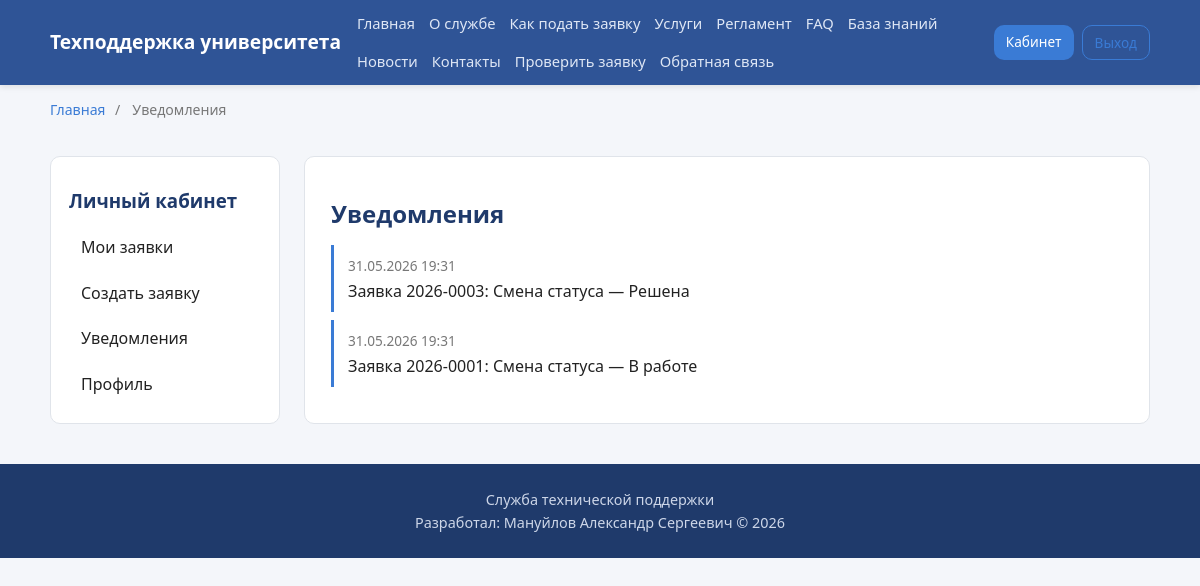
The app's page /cabinet/notifications (signed in) with its own data.
### app/models.py (models this page shows, shortened)
class TicketHistory(db.Model):
    __tablename__ = "ticket_history"
    id = db.Column(db.Integer, primary_key=True)
    action = db.Column(db.String(100), nullable=False)
    old_value = db.Column(db.String(255))
    new_value = db.Column(db.String(255))
    created_at = db.Column(db.DateTime, default=datetime.utcnow)
    ticket_id = db.Column(db.Integer, db.ForeignKey("tickets.id"), nullable=False)
    user_id = db.Column(db.Integer, db.ForeignKey("users.id"))
    ticket = db.relationship("Ticket", back_populates="history")

class Ticket(db.Model):
    __tablename__ = "tickets"
    id = db.Column(db.Integer, primary_key=True)
    number = db.Column(db.String(20), unique=True, nullable=False, index=True)
    title = db.Column(db.String(200), nullable=False)
    description = db.Column(db.Text, nullable=False)
    created_at = db.Column(db.DateTime, default=datetime.utcnow)
    updated_at = db.Column(db.DateTime, default=datetime.utcnow, onupdate=datetime.utcnow)
    closed_at = db.Column(db.DateTime)
    author_id = db.Column(db.Integer, db.ForeignKey("users.id"), nullable=False)
    assignee_id = db.Column(db.Integer, db.ForeignKey("users.id"))
    category_id = db.Column(db.Integer, db.ForeignKey("categories.id"), nullable=False)
    priority_id = db.Column(db.Integer, db.ForeignKey("priorities.id"), nullable=False)
    status_id = db.Column(db.Integer, db.ForeignKey("statuses.id"), nullable=False)
    equipment_id = db.Column(db.Integer, db.ForeignKey("equipment.id"))
    author = db.relationship(
        "User", back_populates="authored_tickets", foreign_keys=[author_id]
    )
    assignee = db.relationship(
        "User", back_populates="assigned_tickets", foreign_keys=[assignee_id]
    )
    category = db.relationship("Category", back_populates="tickets")
    priority = db.relationship("Priority", back_populates="tickets")
    status = db.relationship("Status", back_populates="tickets")
    equipment = db.relationship("Equipment", back_populates="tickets")
    comments = db.relationship(
        "Comment", back_populates="ticket", cascade="all, delete-orphan"
    )
    attachments = db.relationship(
        "Attachment", back_populates="ticket", cascade="all, delete-orphan"
    )
    history = db.relationship(
        "TicketHistory", back_populates="ticket", cascade="all, delete-orphan"
    )
    feedback = db.relationship("Feedback", back_populates="ticket")

### app/tickets.py (the view)
@tickets_bp.route("/notifications")
@login_required
def notifications():
    ticket_ids = [t.id for t in current_user.authored_tickets]
    items = (
        TicketHistory.query.filter(TicketHistory.ticket_id.in_(ticket_ids))
        .order_by(TicketHistory.created_at.desc())
        .limit(20)
        .all()
        if ticket_ids else []
    )
    return render_template("cabinet/notifications.html", items=items)

### app/models.py (called while the page is built)
@login_manager.user_loader
def load_user(user_id):
    return db.session.get(User, int(user_id))

### app/templates/cabinet/notifications.html (shortened to what this page needs)
{% extends "base.html" %}
{% block crumbs %}<span>/</span><span>Уведомления</span>{% endblock %}
{% block content %}
<div class="layout">
    {% include "cabinet/_sidebar.html" %}
    <section class="content">
        <h1>Уведомления</h1>
        {% for i in items %}
        <div class="notification">
            <span class="muted">{{ i.created_at.strftime('%d.%m.%Y %H:%M') }}</span>
            <p>Заявка {{ i.ticket.number }}: {{ i.action }}{% if i.new_value %} — {{ i.new_value }}{% endif %}</p>
        </div>
        {% else %}
        <p class="muted">Новых уведомлений нет.</p>
        {% endfor %}
    </section>
</div>
{% endblock %}

### app/static/css/style.css (style rules this page uses)
:root { --primary:#2f5496; --primary-dark:#1f3a6b; --accent:#3a7bd5; --bg:#f4f6fa; --surface:#ffffff; --text:#222; --muted:#777; --border:#e0e4ea; --success:#1f8a4c; --error:#c0392b; --radius:10px; }
* { box-sizing:border-box;margin:0;padding:0 }
body { font-family:'Segoe UI',Tahoma,sans-serif;background:var(--bg);color:var(--text);line-height:1.6 }
h1 { margin:.5em 0;color:var(--primary-dark) }
.breadcrumbs span { margin:0 6px }
.layout { display:grid;grid-template-columns:230px 1fr;gap:24px;margin:20px 0 }
.content { background:var(--surface);border:1px solid var(--border);border-radius:var(--radius);padding:26px;min-width:0 }
.muted { color:var(--muted);font-size:.85rem }
.notification { border-left:3px solid var(--accent);padding:8px 14px;margin:8px 0;background:var(--surface) }

### records on screen
TicketHistory: created_at "31.05.2026 19:31", ticket.number "2026-0003", action "Смена статуса", new_value "Решена"
TicketHistory: created_at "31.05.2026 19:31", ticket.number "2026-0001", action "Смена статуса", new_value "В работе"
